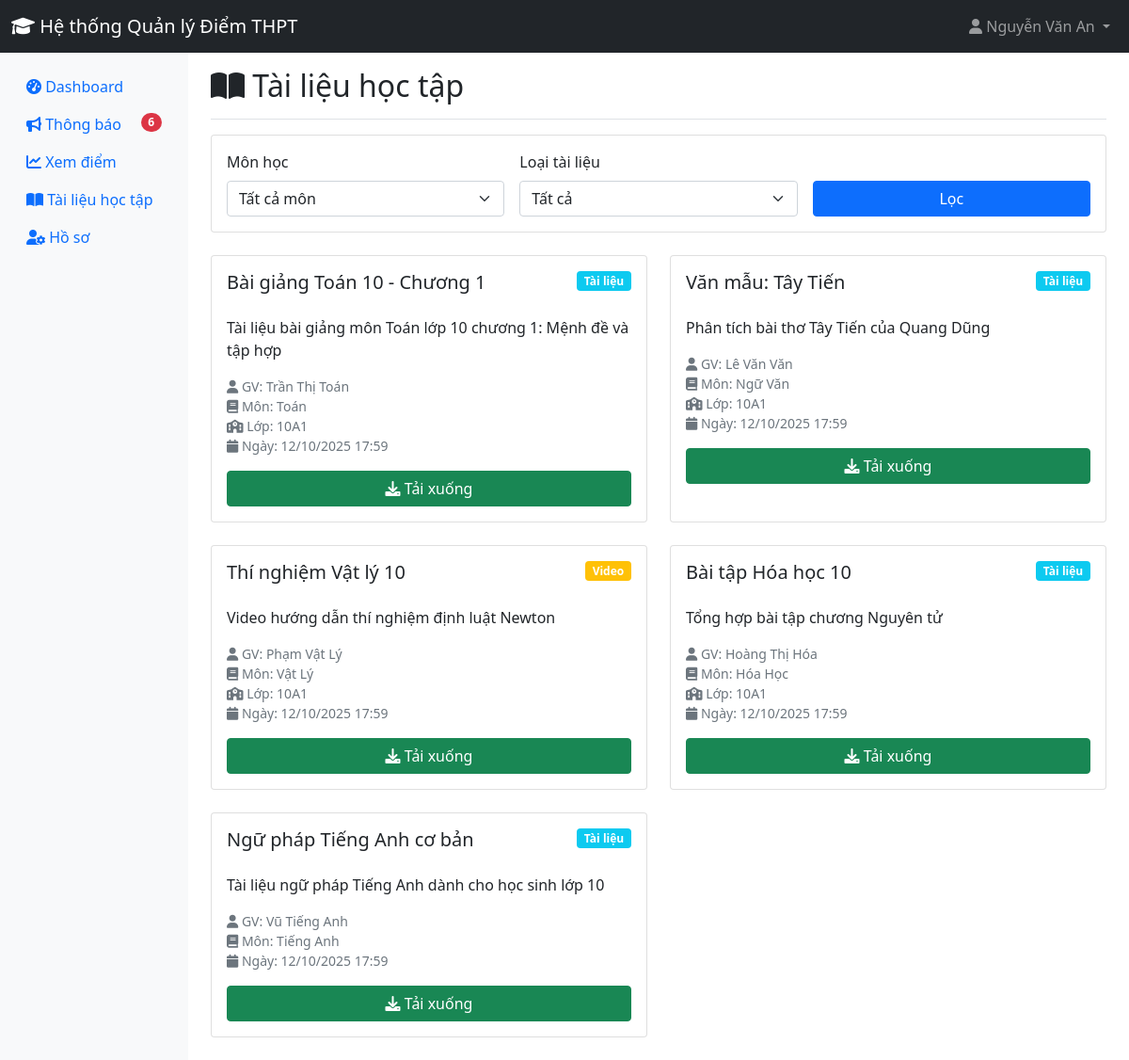
The page /student/materials.php (signed in) on the database as committed earlier.
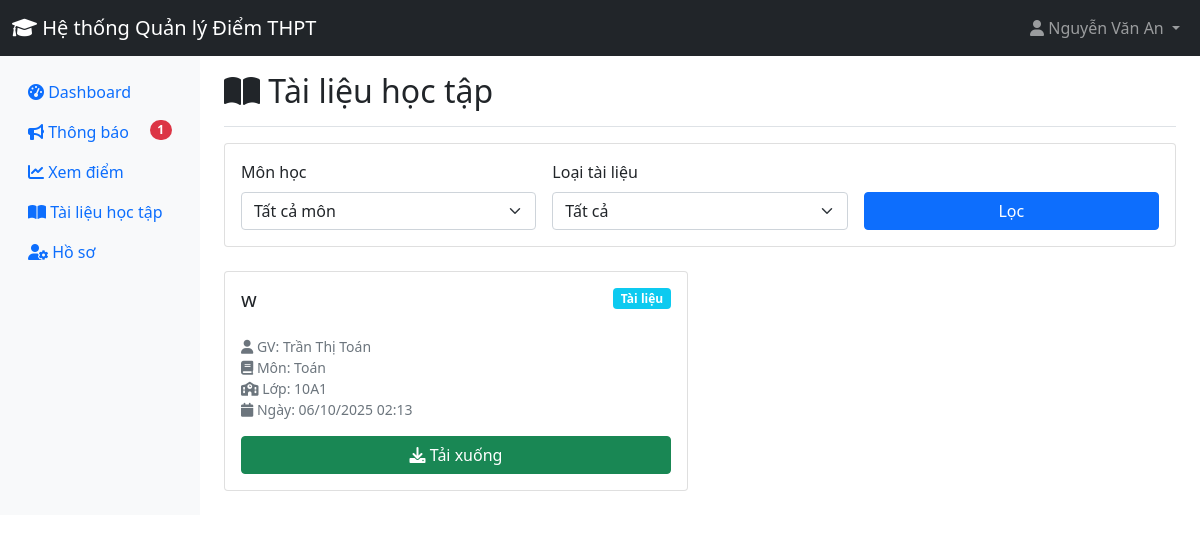
The same page on the database as committed later.
### tables this page shows
CREATE TABLE `materials` (
  `id` int(11) NOT NULL,
  `teacher_id` int(11) NOT NULL,
  `title` varchar(255) NOT NULL,
  `description` text DEFAULT NULL,
  `file_path` varchar(500) NOT NULL,
  `file_type` enum('document','video') NOT NULL,
  `subject_id` int(11) DEFAULT NULL,
  `class_id` int(11) DEFAULT NULL,
  `uploaded_at` timestamp NOT NULL DEFAULT current_timestamp()
);

CREATE TABLE `users` (
  `id` int(11) NOT NULL,
  `username` varchar(50) NOT NULL,
  `password` varchar(255) NOT NULL,
  `role` enum('admin','teacher','student') NOT NULL,
  `full_name` varchar(100) NOT NULL,
  `email` varchar(100) DEFAULT NULL,
  `phone` varchar(20) DEFAULT NULL,
  `created_at` timestamp NOT NULL DEFAULT current_timestamp(),
  `status` enum('active','inactive') DEFAULT 'active',
  `teacher_type` enum('homeroom','subject') DEFAULT 'subject'
);

CREATE TABLE `subjects` (
  `id` int(11) NOT NULL,
  `subject_name` varchar(100) NOT NULL,
  `subject_code` varchar(20) NOT NULL
);

CREATE TABLE `classes` (
  `id` int(11) NOT NULL,
  `class_name` varchar(50) NOT NULL,
  `grade` int(11) NOT NULL,
  `homeroom_teacher_id` int(11) DEFAULT NULL,
  `school_year` varchar(20) DEFAULT NULL
);

### student/materials.php (the view, shortened to what the changed rows need)
<?php
require_once '../includes/config.php';
$student_id = $_SESSION['user_id'];
$stmt = $pdo->prepare("SELECT class_id FROM class_students WHERE student_id = ? AND school_year = '2024-2025'");
$stmt->execute([$student_id]);
$class_info = $stmt->fetch();
$class_id = $class_info['class_id'];
$query = "
    SELECT m.*, u.full_name as teacher_name, s.subject_name, c.class_name
    FROM materials m
    JOIN users u ON m.teacher_id = u.id
    LEFT JOIN subjects s ON m.subject_id = s.id
    LEFT JOIN classes c ON m.class_id = c.id
    WHERE (m.class_id IS NULL OR m.class_id = ?)
";
$params = [$class_id];
$query .= " ORDER BY m.uploaded_at DESC";
$stmt = $pdo->prepare($query);
$stmt->execute($params);
$materials = $stmt->fetchAll();
?>
<!DOCTYPE html>
<html lang="vi">
<head>
    <link href="https://cdn.jsdelivr.net/npm/bootstrap@5.1.3/dist/css/bootstrap.min.css" rel="stylesheet">
    <link href="https://cdnjs.cloudflare.com/ajax/libs/font-awesome/6.0.0/css/all.min.css" rel="stylesheet">
</head>
<body>
    <div class="container-fluid">
        <div class="row">
            <?php include 'sidebar.php'; ?>
            <main class="col-md-9 ms-sm-auto col-lg-10 px-md-4">
                <div class="d-flex justify-content-between flex-wrap flex-md-nowrap align-items-center pt-3 pb-2 mb-3 border-bottom">
                    <h1 class="h2"><i class="fas fa-book-open"></i> Tài liệu học tập</h1>
                </div>
                <div class="row">
                    <?php if ($materials): ?>
                        <?php foreach ($materials as $material): ?>
                        <div class="col-md-6 mb-4">
                            <div class="card h-100">
                                <div class="card-body">
                                    <div class="d-flex justify-content-between align-items-start mb-3">
                                        <h5 class="card-title"><?php echo htmlspecialchars($material['title']); ?></h5>
                                        <span class="badge bg-<?php echo $material['file_type'] == 'document' ? 'info' : 'warning'; ?>">
                                            <?php echo $material['file_type'] == 'document' ? 'Tài liệu' : 'Video'; ?>
                                        </span>
                                    </div>
                                    <p class="card-text"><?php echo htmlspecialchars($material['description']); ?></p>
                                    <div class="material-info small text-muted mb-3">
                                        <div><i class="fas fa-user"></i> GV: <?php echo htmlspecialchars($material['teacher_name']); ?></div>
                                        <?php if ($material['subject_name']): ?>
                                            <div><i class="fas fa-book"></i> Môn: <?php echo htmlspecialchars($material['subject_name']); ?></div>
                                        <?php endif; ?>
                                        <?php if ($material['class_name']): ?>
                                            <div><i class="fas fa-school"></i> Lớp: <?php echo htmlspecialchars($material['class_name']); ?></div>
                                        <?php endif; ?>
                                        <div><i class="fas fa-calendar"></i> Ngày: <?php echo date('d/m/Y H:i', strtotime($material['uploaded_at'])); ?></div>
                                    </div>
                                    <div class="d-grid">
                                        <a href="../<?php echo $material['file_path']; ?>" class="btn btn-success" target="_blank">
                                            <i class="fas fa-download"></i> Tải xuống
                                        </a>
                                    </div>
                                </div>
                            </div>
                        </div>
                        <?php endforeach; ?>
                    <?php endif; ?>
                </div>
            </main>
        </div>
    </div>
</body>
</html>

### student/sidebar.php (shortened to what the changed rows need)
<?php
$student_id = $_SESSION['user_id'];
require_once '../includes/config.php';
$stmt = $pdo->prepare("
    SELECT COUNT(*) as total
    FROM announcements a
    LEFT JOIN announcement_views av ON a.id = av.announcement_id AND av.user_id = ?
    WHERE (a.target_audience = 'all' OR a.target_audience = 'students')
    AND a.is_active = TRUE
    AND av.id IS NULL
");
$stmt->execute([$student_id]);
$total_unread = $stmt->fetch()['total'];
?>
<nav id="sidebar" class="col-md-3 col-lg-2 d-md-block bg-light sidebar">
    <div class="position-sticky pt-3">
        <ul class="nav flex-column">
            <li class="nav-item">
                <a class="nav-link <?php echo basename($_SERVER['PHP_SELF']) == 'announcements.php' ? 'active' : ''; ?>" href="announcements.php">
                    <i class="fas fa-bullhorn"></i>
                    Thông báo
                    <?php if ($total_unread > 0): ?>
                        <span class="badge bg-danger rounded-pill float-end">
                            <?php echo $total_unread; ?>
                        </span>
                    <?php endif; ?>
                </a>
            </li>
        </ul>
    </div>
</nav>

Rows that differ between the two databases and show on the page:
removed materials: title "Bài giảng Toán 10 - Chương 1", file_type "Tài liệu", description "Tài liệu bài giảng môn Toán lớp 10 chương 1: Mệnh đề và tập hợp", teacher.full_name "Trần Thị Toán", subject.subject_name "Toán", class.class_name "10A1", uploaded_at "12/10/2025 17:59"
removed materials: title "Văn mẫu: Tây Tiến", file_type "Tài liệu", description "Phân tích bài thơ Tây Tiến của Quang Dũng", teacher.full_name "Lê Văn Văn", subject.subject_name "Ngữ Văn", class.class_name "10A1", uploaded_at "12/10/2025 17:59"
removed materials: title "Thí nghiệm Vật lý 10", file_type "Video", description "Video hướng dẫn thí nghiệm định luật Newton", teacher.full_name "Phạm Vật Lý", subject.subject_name "Vật Lý", class.class_name "10A1", uploaded_at "12/10/2025 17:59"
removed materials: title "Bài tập Hóa học 10", file_type "Tài liệu", description "Tổng hợp bài tập chương Nguyên tử", teacher.full_name "Hoàng Thị Hóa", subject.subject_name "Hóa Học", class.class_name "10A1", uploaded_at "12/10/2025 17:59"
removed materials: title "Ngữ pháp Tiếng Anh cơ bản", file_type "Tài liệu", description "Tài liệu ngữ pháp Tiếng Anh dành cho học sinh lớp 10", teacher.full_name "Vũ Tiếng Anh", subject.subject_name "Tiếng Anh", uploaded_at "12/10/2025 17:59"
added materials: title "w", file_type "Tài liệu", teacher.full_name "Trần Thị Toán", subject.subject_name "Toán", class.class_name "10A1", uploaded_at "06/10/2025 02:13"
Other text that changed with them:
$total_unread: "6" → "1"
